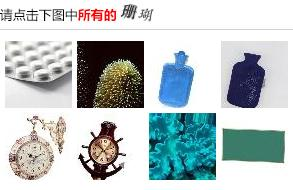
#> input picture imgs/02cd380e0a765aeee5db810a5a94c29c.jpg, 293 x 190 px; its folder holds only this picture in this run
$ python pretreatment.py
#> lines starting #> are read from the running program, lines starting #| are printed output that depends on the picture
#! env python
# coding: utf-8
# 功能：对图像进行预处理，将文字部分单独提取出来
# 并存放到ocr目录下
# 文件名为原验证码文件的文件名
import hashlib
import os
import pathlib

import cv2
import numpy as np
import requests
import scipy.fftpack
import json
import base64

PATH = 'imgs'
count = 200  # 用于训练的图片数量，可以设置得更大一些，比如 50000。


def download_image():
    # 抓取验证码
    # 存放到指定path下
    # 文件名为图像的MD5
    url = 'https://kyfw.12306.cn/passport/captcha/captcha-image64'
    r = requests.get(url)
    fn = hashlib.md5(r.content).hexdigest()
    img_str = json.loads(r.content)['image']
    with open(f'{PATH}/{fn}.jpg', 'wb') as fp:
        fp.write(base64.b64decode(img_str))


def download_images():
    for idx in range(count):
        download_image()
        print(idx)


def get_text(img, offset=0):
    # 得到图像中的文本部分
    return img[3:22, 120 + offset:177 + offset]


def avhash(im):
    im = cv2.resize(im, (8, 8), interpolation=cv2.INTER_CUBIC)
    avg = im.mean()
    im = im > avg
    im = np.packbits(im)
    return im


def phash(im):
    im = cv2.resize(im, (32, 32), interpolation=cv2.INTER_CUBIC)
    im = scipy.fftpack.dct(scipy.fftpack.dct(im, axis=0), axis=1)
    im = im[:8, :8]
    med = np.median(im)
    im = im > med
    im = np.packbits(im)
    return im


def _get_imgs(img):
    interval = 5
    length = 67
    for x in range(40, img.shape[0] - length, interval + length):
        for y in range(interval, img.shape[1] - length, interval + length):
            yield img[x:x + length, y:y + length]


def get_imgs(img):
    imgs = []
    for img in _get_imgs(img):
        imgs.append(phash(img))
    return imgs


def pretreat():
    pathlib.Path(PATH).mkdir(exist_ok=True)
    if len(os.listdir(PATH)) < count:  #此处与上文的设置相同
        download_images()
#> (the call stopped at in download_image, `r = requests.get(url)`: the network is not available in this run)
    texts, imgs = [], []
    for img in os.listdir(PATH):
        img = os.path.join(PATH, img)
        img = cv2.imread(img, cv2.IMREAD_GRAYSCALE)
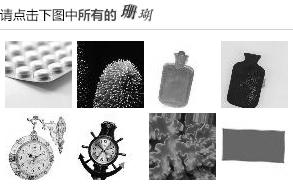
#> img: shape (190, 293); min 0, max 255, mean 193.5
        texts.append(get_text(img))
        imgs.append(get_imgs(img))
#> the loop in get_imgs, `for img in _get_imgs(img):` made 8 passes
#> (med in phash, im in phash) on passes 1 to 8: (-307.7, [228, 151, 135, 110, 16, 135, 103, 156]), (411.9, [159, 48, 98, 205, 156, 148, 147, 234]), (-157.6, [182, 193, 203, 12, 92, 28, 195, 231]), (429.4, [182, 192, 203, 140, 220, 30, 241, 35]), (139.7, [187, 194, 180, 5, 178, 183, 145, 204]), (1440.3, [182, 195, 217, 142, 220, 12, 192, 55]), (610.2, [198, 135, 116, 211, 164, 209, 186, 200]), (416.3, [170, 149, 213, 104, 62, 106, 42, 149])
#> pass 1, in phash, `im = cv2.resize(im, (32, 32), interpolation=cv2.INTER_CUBIC)`:
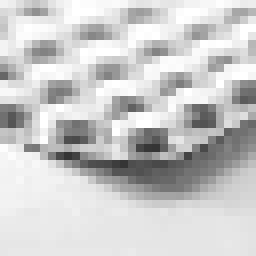
#> im: shape (32, 32) (shown 8 times larger); min 53, max 255, mean 202.3
#> pass 1, in phash, `im = scipy.fftpack.dct(scipy.fftpack.dct(im, axis=0), axis=1)`:
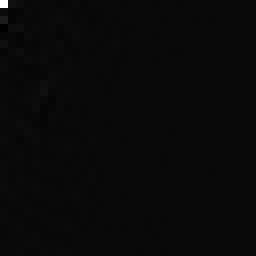
#> im: shape (32, 32) float64 (shown 8 times larger); min -31337.4, max 828488, mean 915.1; drawn with min black and max white
#> pass 2, in phash (call 2), `im = cv2.resize(im, (32, 32), interpolation=cv2.INTER_CUBIC)`:
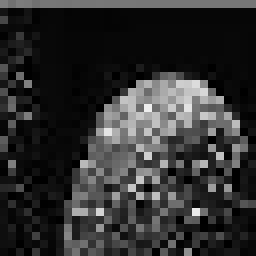
#> im: shape (32, 32) (shown 8 times larger); min 0, max 238, mean 47.4
#> pass 2, in phash (call 2), `im = scipy.fftpack.dct(scipy.fftpack.dct(im, axis=0), axis=1)`:
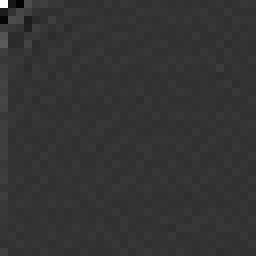
#> im: shape (32, 32) float64 (shown 8 times larger); min -49498, max 194320, mean 403.4; drawn with min black and max white
#> after the loop in get_imgs, `for img in _get_imgs(img):`: imgs = 8 items
    return texts, imgs


def load_data(path='./data/data.npz'):
    if not os.path.isfile(path):
        texts, imgs = pretreat()
#> texts = 1 item; imgs = 1 item
        np.savez(path, texts=texts, images=imgs)
    f = np.load(path)
    return f['texts'], f['images']


if __name__ == '__main__':
    texts, imgs = load_data()
    print(texts.shape)
    print(imgs.shape)
    imgs = imgs.reshape(-1, 8)
    print(np.unique(imgs, axis=0).shape)

$ run again, on imgs/072d831e16f67d34cec6f8a8e113e8aa.jpg
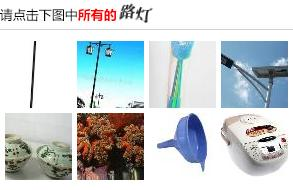
#> input picture imgs/072d831e16f67d34cec6f8a8e113e8aa.jpg, 293 x 190 px
#> the loop in get_imgs, `for img in _get_imgs(img):` made 8 passes
#> (med in phash, im in phash) on passes 1 to 8: (100.6, [179, 231, 140, 102, 35, 204, 136, 206]), (78.38, [156, 127, 16, 255, 0, 188, 196, 184]), (203.4, [177, 230, 60, 205, 153, 201, 137, 137]), (7.51, [199, 16, 188, 242, 124, 143, 135, 129]), (-783.4, [158, 224, 99, 52, 122, 135, 240, 105]), (-30.05, [229, 154, 193, 34, 209, 26, 175, 173]), (-265.2, [235, 109, 149, 204, 30, 152, 192, 147]), (770.9, [235, 141, 178, 120, 156, 38, 210, 98])
#> pass 1, in phash, `im = cv2.resize(im, (32, 32), interpolation=cv2.INTER_CUBIC)`:
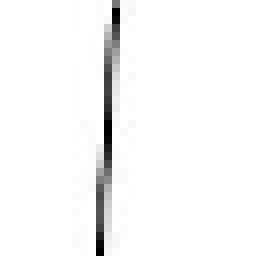
#> im: shape (32, 32) (shown 8 times larger); min 0, max 255, mean 247.5
#> pass 2, in phash (call 2), `im = cv2.resize(im, (32, 32), interpolation=cv2.INTER_CUBIC)`:
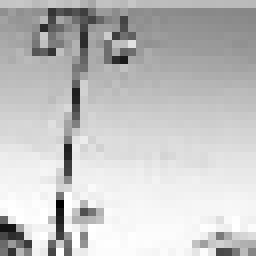
#> im: shape (32, 32) (shown 8 times larger); min 0, max 255, mean 195.4
#> after the loop in get_imgs, `for img in _get_imgs(img):`: imgs = 8 items
#> in load_data, `texts, imgs = pretreat()`: texts = 1 item

$ run again, on imgs/08d5246120f8ce1d7fb5277aff34b4ae.jpg
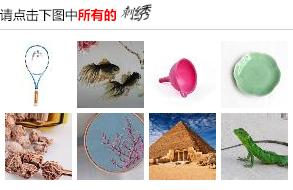
#> input picture imgs/08d5246120f8ce1d7fb5277aff34b4ae.jpg, 293 x 190 px
#> the loop in get_imgs, `for img in _get_imgs(img):` made 8 passes
#> (med in phash, im in phash) on passes 1 to 8: (61.51, [179, 108, 195, 51, 204, 140, 204, 147]), (943.3, [234, 147, 133, 74, 26, 53, 233, 218]), (344.7, [228, 210, 154, 61, 57, 98, 38, 158]), (231.8, [235, 198, 149, 56, 154, 97, 105, 198]), (1591.4, [169, 59, 104, 146, 206, 131, 149, 199]), (486.2, [170, 89, 191, 76, 148, 104, 146, 173]), (1263.5, [219, 108, 148, 19, 203, 200, 229, 194]), (121, [241, 156, 140, 103, 163, 89, 44, 150])
#> pass 1, in phash, `im = cv2.resize(im, (32, 32), interpolation=cv2.INTER_CUBIC)`:
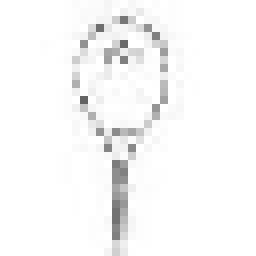
#> im: shape (32, 32) (shown 8 times larger); min 99, max 255, mean 247.8
#> pass 2, in phash (call 2), `im = cv2.resize(im, (32, 32), interpolation=cv2.INTER_CUBIC)`:
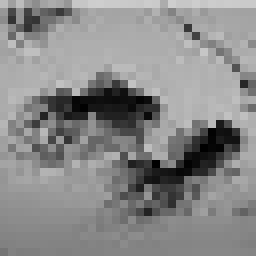
#> im: shape (32, 32) (shown 8 times larger); min 0, max 206, mean 136.5
#> after the loop in get_imgs, `for img in _get_imgs(img):`: imgs = 8 items
#> in load_data, `texts, imgs = pretreat()`: texts = 1 item

$ run again, on imgs/0a21de3961110b2cc1256702db25447c.jpg
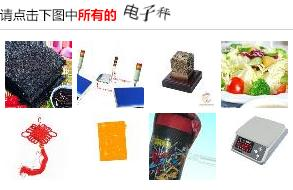
#> input picture imgs/0a21de3961110b2cc1256702db25447c.jpg, 293 x 190 px
#> the loop in get_imgs, `for img in _get_imgs(img):` made 8 passes
#> (med in phash, im in phash) on passes 1 to 8: (-568.1, [170, 169, 212, 141, 210, 222, 130, 90]), (-1103.6, [192, 182, 109, 3, 251, 76, 135, 108]), (-1634.3, [228, 231, 154, 60, 201, 198, 52, 73]), (832, [180, 241, 154, 92, 156, 227, 13, 193]), (685, [166, 227, 153, 206, 155, 52, 105, 48]), (81.52, [225, 100, 158, 203, 158, 154, 97, 146]), (1976.5, [183, 111, 153, 146, 192, 244, 20, 154]), (262.1, [248, 88, 199, 167, 56, 156, 197, 25])
#> pass 1, in phash, `im = scipy.fftpack.dct(scipy.fftpack.dct(im, axis=0), axis=1)`:
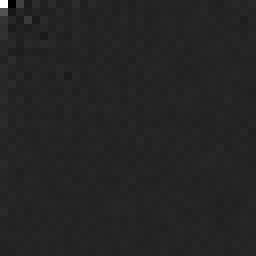
#> im: shape (32, 32) float64 (shown 8 times larger); min -55098.8, max 333376, mean 662.2; drawn with min black and max white
#> pass 2, in phash (call 2), `im = cv2.resize(im, (32, 32), interpolation=cv2.INTER_CUBIC)`:
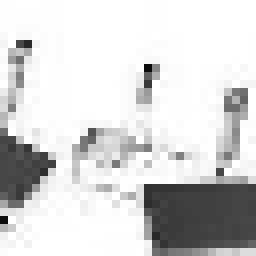
#> im: shape (32, 32) (shown 8 times larger); min 11, max 255, mean 213.7
#> after the loop in get_imgs, `for img in _get_imgs(img):`: imgs = 8 items
#> in load_data, `texts, imgs = pretreat()`: texts = 1 item
